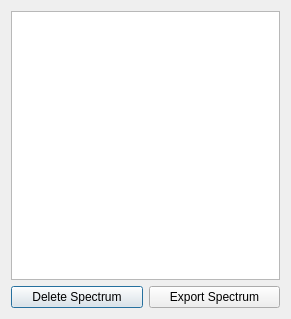
<?xml version="1.0" encoding="UTF-8"?>
<ui version="4.0">
 <class>SpectrumSelectionDialog</class>
 <widget class="QDialog" name="SpectrumSelectionDialog">
  <property name="geometry">
   <rect>
    <x>0</x>
    <y>0</y>
    <width>287</width>
    <height>318</height>
   </rect>
  </property>
  <property name="windowTitle">
   <string>Dialog</string>
  </property>
  <layout class="QGridLayout" name="gridLayout">
   <item row="3" column="0">
    <layout class="QHBoxLayout" name="horizontalLayout">
     <item>
      <widget class="QPushButton" name="pushButton">
       <property name="text">
        <string>Delete Spectrum</string>
       </property>
      </widget>
     </item>
     <item>
      <widget class="QPushButton" name="pushButton_2">
       <property name="text">
        <string>Export Spectrum</string>
       </property>
      </widget>
     </item>
    </layout>
   </item>
   <item row="0" column="0" rowspan="3">
    <widget class="QTableView" name="tableView">
     <property name="sizePolicy">
      <sizepolicy hsizetype="Preferred" vsizetype="Preferred">
       <horstretch>0</horstretch>
       <verstretch>0</verstretch>
      </sizepolicy>
     </property>
     <property name="minimumSize">
      <size>
       <width>269</width>
       <height>269</height>
      </size>
     </property>
    </widget>
   </item>
  </layout>
 </widget>
 <resources/>
 <connections/>
</ui>
